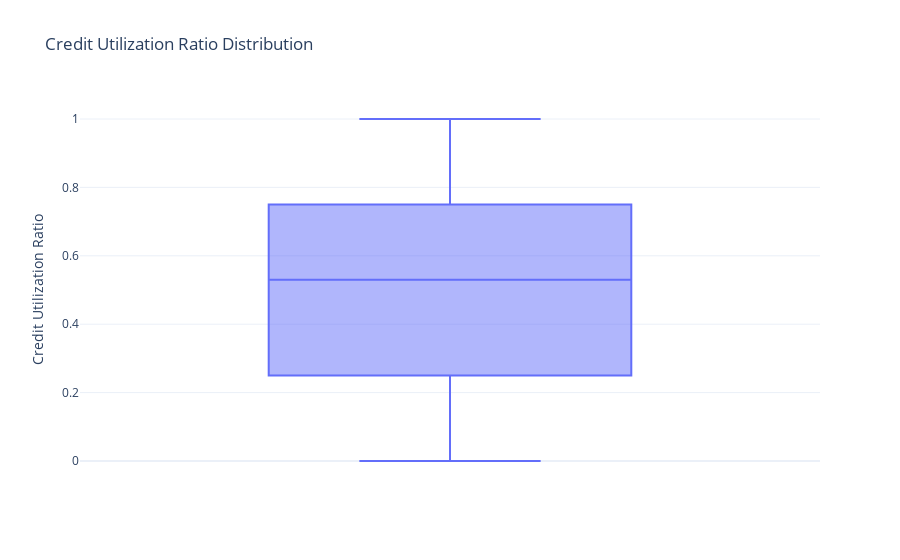

Here is the notebook cell this chart was saved with:
### Code cell
credit_utilization_fig = px.box(df, y = "Credit Utilization Ratio",
                               title = 'Credit Utilization Ratio Distribution')

credit_utilization_fig.show()

### Figure 1 — Plotly figure (JSON) as saved in the notebook; plotly's stock layout.template omitted (floating-point values rounded to 4 significant figures; data arrays with more than 128 entries replaced by an {"elided": "..."} marker saying what was removed)
{"data": [{"alignmentgroup": "True", "hovertemplate": "Credit Utilization Ratio=%{y}<extra></extra>", "legendgroup": "", "marker": {"color": "#636efa"}, "name": "", "notched": false, "offsetgroup": "", "orientation": "v", "showlegend": false, "type": "box", "x0": " ", "xaxis": "x", "y": {"elided": "1000 float values"}, "y0": " ", "yaxis": "y"}], "layout": {"boxmode": "group", "legend": {"tracegroupgap": 0}, "title": {"text": "Credit Utilization Ratio Distribution"}, "xaxis": {"anchor": "y", "domain": [0, 1]}, "yaxis": {"anchor": "x", "domain": [0, 1], "title": {"text": "Credit Utilization Ratio"}}}}
